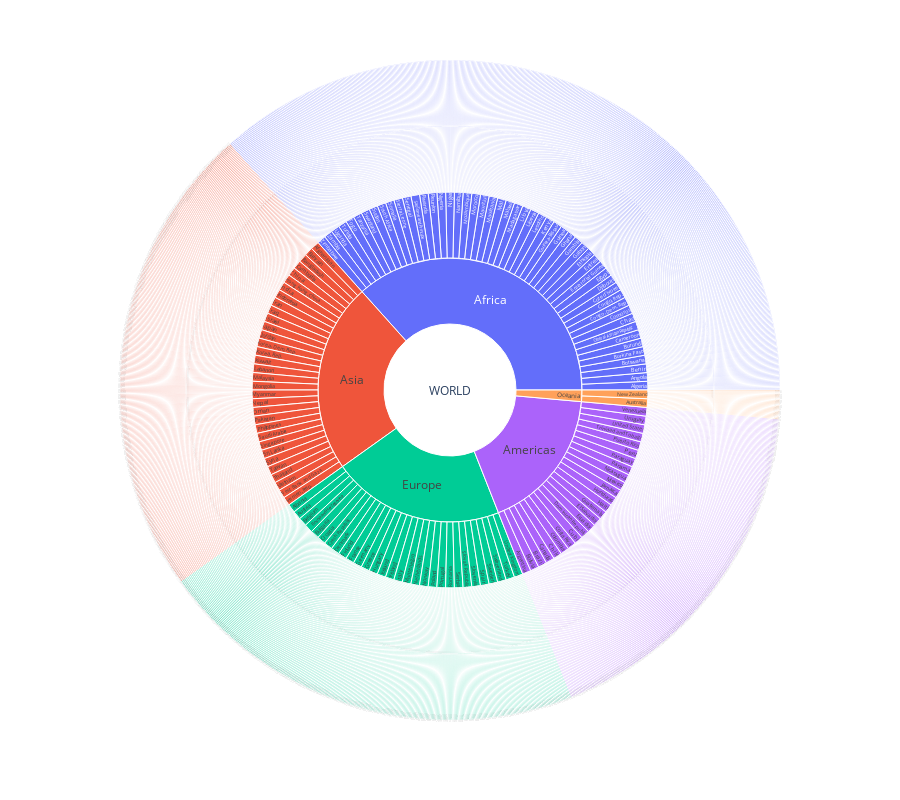

The code cell stored with this chart in its notebook:
### Markdown cell above
mình sẽ làm thêm ví dụ để mn hiểu rõ hơn và giới thiệu thêm tới mn 1 vài biểu đồ khác:

### Code cell
import plotly.express as px
#  tạo một Data từ dữ liệu có sẵn từ thư viện Plotly Express
# Dữ liệu này được gọi là “gapminder” và chứa thông tin về các quốc gia, lục địa, dân số và năm.
data  = px.data.gapminder()
data['title']= 'WORLD'
figure_sunburst = px.sunburst(data, path=["title","continent", "country",'year','pop'],height=800)
# Hiển thị bản đồ
figure_sunburst.show()

### Figure 1 — Plotly figure (JSON) as saved in the notebook; plotly's stock layout.template omitted (floating-point values rounded to 4 significant figures; data arrays with more than 128 entries replaced by an {"elided": "..."} marker saying what was removed)
{"data": [{"branchvalues": "total", "domain": {"x": [0, 1], "y": [0, 1]}, "hovertemplate": "labels=%{label}<br>count=%{value}<br>parent=%{parent}<br>id=%{id}<extra></extra>", "ids": {"elided": "3556 str values"}, "labels": {"elided": "3556 str values"}, "name": "", "parents": {"elided": "3556 str values"}, "type": "sunburst", "values": {"elided": "3556 int values"}}], "layout": {"height": 800, "legend": {"tracegroupgap": 0}, "margin": {"t": 60}}}
